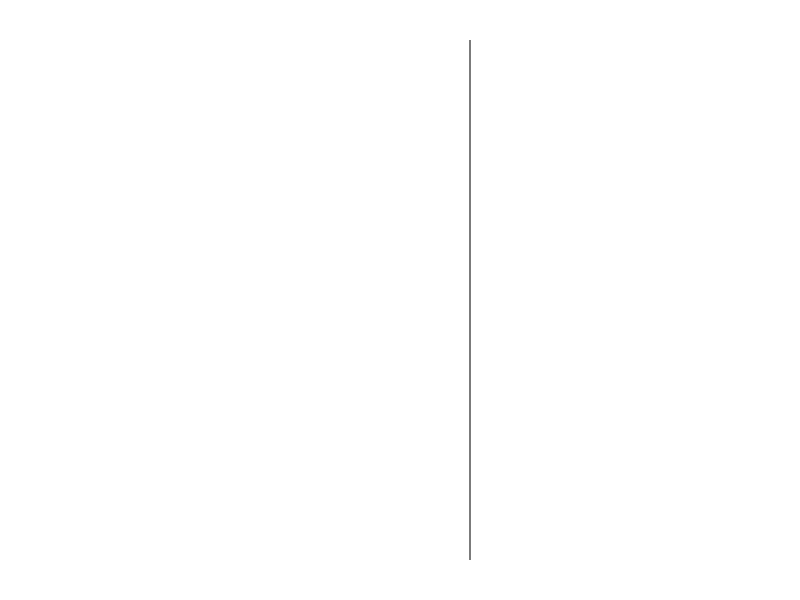

Here is the R script that generated this plot: (Note: this script raises an error after producing the figure.)
#################################################
## Paper Network 3 ##############################
#################################################

# Boxplot

line_names = 1
pdf(file = paste0("Plots/Paper_Plot_6_Network_c.pdf"), height= PLOTTING_VARIABLES$HEIGHT, width = PLOTTING_VARIABLES$WIDTH)
par(mar = c(2,9,2,2))
plot(c(-1,1), c(1,25), type = "n", axes = FALSE, xlab = "", ylab = "" )
abline(v=0)
## SITES
site_corr <- list(full = list(), gauss = list())
site_list <- DATA_past1000$CAVES$entity_info %>% select(site_id, entity_id) %>%
  filter(entity_id %in% ANALYSIS$NETWORK$entity_meta$entity_id) %>% group_by(site_id) %>% count() %>% filter(n>1)
for(site in site_list$site_id){
  site_corr$full <- c(site_corr$full, ANALYSIS$NETWORK$SITES[[paste0("SITE",site)]]$C[ANALYSIS$NETWORK$SITES[[paste0("SITE",site)]]$P<0.1])
  site_corr$gauss <- c(site_corr$gauss, ANALYSIS$NETWORK$SITES[[paste0("SITE",site)]]$C_gauss[ANALYSIS$NETWORK$SITES[[paste0("SITE",site)]]$P_gauss<0.1])
}
site_corr$full = as.numeric(site_corr$full)
site_corr$gauss = as.numeric(site_corr$gauss)

boxplot(site_corr$full, add = TRUE, at = 25 ,boxwex = 1, names = "n", horizontal = T, outline = F) 
boxplot(site_corr$gauss, add = TRUE, at = 24.5, boxwex = 1, names = "n", horizontal = T, col = "grey", axes = F, outline = F)

#mtext(side=2,"GMST",                cex = unitscex,    line = unitslinno, las = 1, col = "black", at = 1)
mtext(side = 2, "sites (27/12)", cex = 1, line = line_names, las = 1, col = "black", at = 25)
abline(h=23.75, lty = 3)
##GRIGBOX

corr <- list(full = list(), gauss = list())
list <- ANALYSIS$NETWORK$entity_meta %>% select(gridbox_id, entity_id) %>% group_by(gridbox_id) %>% count() %>% filter(n>1)
for(gridbox in list$gridbox_id){
  corr$full <- c(corr$full, ANALYSIS$NETWORK$GRIDBOX[[paste0("GRIDBOX",gridbox)]]$C[ANALYSIS$NETWORK$GRIDBOX[[paste0("GRIDBOX",gridbox)]]$P<0.1])
  corr$gauss <- c(corr$full, ANALYSIS$NETWORK$GRIDBOX[[paste0("GRIDBOX",gridbox)]]$C_gauss[ANALYSIS$NETWORK$GRIDBOX[[paste0("GRIDBOX",gridbox)]]$P_gauss<0.1])
}
corr$full = as.numeric(corr$full)
corr$gauss = as.numeric(corr$gauss)

boxplot(corr$full, add = TRUE, at = 23 ,boxwex = 1, names = "n", horizontal = T, axes = F, outline = F) 
boxplot(corr$gauss, add = TRUE, at = 22.5, boxwex = 1, names = "n", horizontal = T, col = "grey", axes = F, outline = F)

#mtext(side=2,"GMST",                cex = unitscex,    line = unitslinno, las = 1, col = "black", at = 1)
mtext(side = 2, "gridbox (45/18)", cex = 1, line = line_names, las = 1, col = "black", at = 23)
abline(h=21.75, lty = 3)


position <- list(cluster6 = c(17, 16.5, 16, 15.5)+4,
                 cluster2 = c(14, 13.5, 13, 12.5)+4,
                 cluster3 = c(11, 10.5, 10, 9.5)+4,
                 cluster7 = c(8, 7.5, 7, 6.5)+4,
                 cluster1 = c(5, 4.5, 4, 3.5)+4,
                 cluster5 = c(2, 1.5, 1, 0.5)+4)
text <- list(cluster1 = "India", cluster2 = "SouthAm", cluster3 = "Europe", cluster4 = "Africa", 
             cluster5 = "Asia", cluster6 = "NorthAm", cluster7 = "Arabia", cluster8 = "NZ")
cluster_list <- ANALYSIS$NETWORK$entity_meta %>% select(cluster_id, entity_id) %>% group_by(cluster_id) %>% count() %>% filter(n>1)
cluster_number <- c(6,2,3,4,7,1,5,8)

## CLUSTER
#for(cluster in c(1,2,3,5,6,7)){
for(cluster in c(6,2,3,7,1,5)){
  corr <- list(full = as.numeric(ANALYSIS$NETWORK$CLUSTER[[paste0("CLUSTER",cluster)]]$C[ANALYSIS$NETWORK$CLUSTER[[paste0("CLUSTER",cluster)]]$P<0.1]), 
               gauss = list(as.numeric(ANALYSIS$NETWORK$CLUSTER[[paste0("CLUSTER",cluster)]]$C_gauss[ANALYSIS$NETWORK$CLUSTER[[paste0("CLUSTER",cluster)]]$P_gauss<0.1])),
               full_sim = list(as.numeric(c(ANALYSIS$NETWORK$CLUSTER_SIM_a[[paste0("CLUSTER",cluster)]]$C[ANALYSIS$NETWORK$CLUSTER_SIM_a[[paste0("CLUSTER",cluster)]]$P<0.1],
                                            ANALYSIS$NETWORK$CLUSTER_SIM_b[[paste0("CLUSTER",cluster)]]$C[ANALYSIS$NETWORK$CLUSTER_SIM_b[[paste0("CLUSTER",cluster)]]$P<0.1],
                                            ANALYSIS$NETWORK$CLUSTER_SIM_c[[paste0("CLUSTER",cluster)]]$C[ANALYSIS$NETWORK$CLUSTER_SIM_c[[paste0("CLUSTER",cluster)]]$P<0.1]))), 
               gauss_sim = list(as.numeric(c(ANALYSIS$NETWORK$CLUSTER_SIM_a[[paste0("CLUSTER",cluster)]]$C_gauss[ANALYSIS$NETWORK$CLUSTER_SIM_a[[paste0("CLUSTER",cluster)]]$P_gauss<0.1],
                                             ANALYSIS$NETWORK$CLUSTER_SIM_b[[paste0("CLUSTER",cluster)]]$C_gauss[ANALYSIS$NETWORK$CLUSTER_SIM_b[[paste0("CLUSTER",cluster)]]$P_gauss<0.1],
                                             ANALYSIS$NETWORK$CLUSTER_SIM_c[[paste0("CLUSTER",cluster)]]$C_gauss[ANALYSIS$NETWORK$CLUSTER_SIM_c[[paste0("CLUSTER",cluster)]]$P_gauss<0.1]))))
  
  boxplot(corr$full, add = TRUE, at = position[[paste0("cluster",cluster)]][1] ,boxwex = 1, names = "n", horizontal = T, axes = F, outline = F) 
  boxplot(corr$gauss, add = TRUE, at = position[[paste0("cluster",cluster)]][2] , boxwex = 1, names = "n", horizontal = T, col = "grey", axes = F, outline = F)
  boxplot(corr$full_sim, add = TRUE, at = position[[paste0("cluster",cluster)]][3]  ,boxwex = 1, names = "n", horizontal = T, col = "dodgerblue3", axes = F, outline = F) 
  boxplot(corr$gauss_sim, add = TRUE, at = position[[paste0("cluster",cluster)]][4] , boxwex = 1, names = "n", horizontal = T, col = adjustcolor("dodgerblue3", alpha.f = 0.5), axes = F, outline = F)
  
  mtext(side = 2, paste0("c",cluster_number[cluster],"(",text[[cluster]],") (",cluster_list$n[cluster],")"), cex = 1, line = line_names, las = 1, col = "black", at = position[[paste0("cluster",cluster)]][1])
  
}

abline(h=3.75, lty =3)

##Global

corr$full = as.numeric(as.numeric(ANALYSIS$NETWORK$GLOBAL$C[ANALYSIS$NETWORK$GLOBAL$P<0.1]))
corr$gauss = as.numeric(as.numeric(ANALYSIS$NETWORK$GLOBAL$C_gauss[ANALYSIS$NETWORK$GLOBAL$P_gauss<0.1]))
corr$full_sim = as.numeric(ANALYSIS$NETWORK$GLOBAL_SIM_a$C[ANALYSIS$NETWORK$GLOBAL_SIM_a$P<0.1], 
                           ANALYSIS$NETWORK$GLOBAL_SIM_b$C[ANALYSIS$NETWORK$GLOBAL_SIM_b$P<0.1],
                           ANALYSIS$NETWORK$GLOBAL_SIM_c$C[ANALYSIS$NETWORK$GLOBAL_SIM_c$P<0.1])
corr$gauss_sim = as.numeric(ANALYSIS$NETWORK$GLOBAL_SIM_a$C_gauss[ANALYSIS$NETWORK$GLOBAL_SIM_a$P_gauss<0.1], 
                            ANALYSIS$NETWORK$GLOBAL_SIM_b$C_gauss[ANALYSIS$NETWORK$GLOBAL_SIM_b$P_gauss<0.1],
                            ANALYSIS$NETWORK$GLOBAL_SIM_c$C_gauss[ANALYSIS$NETWORK$GLOBAL_SIM_c$P_gauss<0.1])

boxplot(corr$full, add = TRUE, at = 3 ,boxwex = 1, names = "n", horizontal = T, axes = F) 
boxplot(corr$gauss, add = TRUE, at = 2.5 , boxwex = 1, names = "n", horizontal = T, col = "grey", axes = F)
boxplot(corr$full_sim, add = TRUE, at = 2,boxwex = 1, names = "n", horizontal = T, col = "dodgerblue3", axes = F, outline = F) 
boxplot(corr$gauss_sim, add = TRUE, at = 1.5 , boxwex = 1, names = "n", horizontal = T, col = adjustcolor("dodgerblue3", alpha.f = 0.5), axes = F, outline = F)

mtext(side = 2, paste0("global (",dim(ANALYSIS$NETWORK$GLOBAL$C)[[1]],")"), cex = 1, line = line_names, las = 1, col = "black", at = 2)

legend(-1.075,28.5,xpd = T,inset=-0.2, bty='n', x.intersp=0.5,text.width=c(1,0.25,0.4, 0.37),
       c("record","record 100gauss","xnap(a/b/c)", "xnap(a/b/c) 100gauss"), fill=c("white", "grey", "dodgerblue3", adjustcolor("dodgerblue3", alpha.f = 0.5)), horiz=TRUE, cex=1)

dev.off()